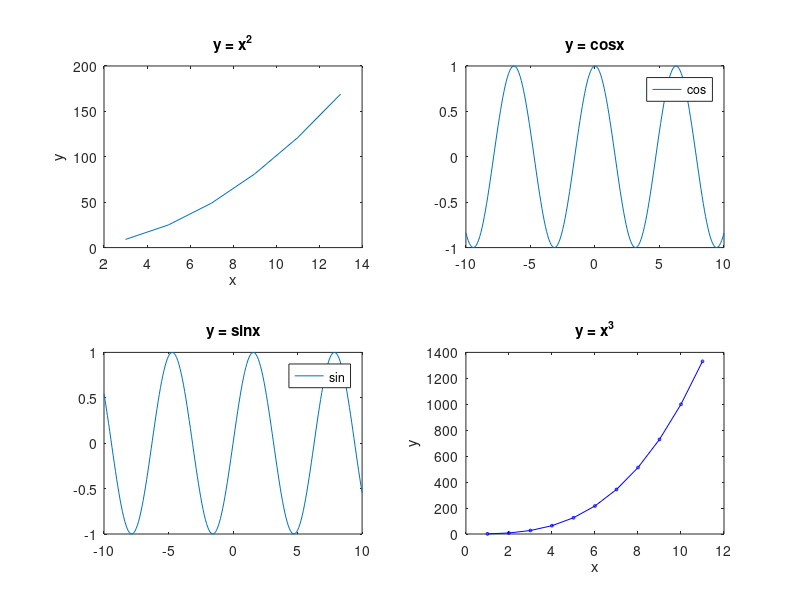

This chart was generated by the following MATLAB code:
# 2019831074
# Md. Mehrajul Islam

#input of (a,b)
a = [3,5,7,9,11,13];
b = [9,25,49,81,121,169];

subplot(2,2,1)
plot(a,b);
title('y = x^2');
xlabel('x');
ylabel('y');

subplot (2,2,3)
fplot(@sin,[-10,10]);
title('y = sinx');

subplot (2,2,2)
fplot(@cos,[-10,10]);
title('y = cosx');

#input of (x,y)
x = [1,2,3,4,5,6,7,8,9,10,11];
y = [1,8,27,64,125,216,343,512,729,1000,1331];

subplot(2,2,4)
plot(x,y,'bo-','MarkerSize',2);
title('y = x^3');
axis([0,12,0,1400]);
xlabel('x');
ylabel('y');
